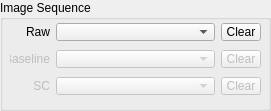
     <widget class="QGroupBox" name="groupBox_8">
      <property name="geometry">
       <rect>
        <x>10</x>
        <y>320</y>
        <width>271</width>
        <height>111</height>
       </rect>
      </property>
      <property name="title">
       <string>Image Sequence</string>
      </property>
      <widget class="QWidget" name="layoutWidget">
       <property name="geometry">
        <rect>
         <x>10</x>
         <y>20</y>
         <width>251</width>
         <height>81</height>
        </rect>
       </property>
       <layout class="QGridLayout">
        <item row="1" column="1" colspan="2">
         <widget class="QComboBox" name="baseline_list_combo">
          <property name="enabled">
           <bool>false</bool>
          </property>
          <property name="sizePolicy">
           <sizepolicy hsizetype="Expanding" vsizetype="Fixed">
            <horstretch>0</horstretch>
            <verstretch>0</verstretch>
           </sizepolicy>
          </property>
          <property name="minimumSize">
           <size>
            <width>0</width>
            <height>18</height>
           </size>
          </property>
          <property name="maximumSize">
           <size>
            <width>16777215</width>
            <height>18</height>
           </size>
          </property>
          <property name="sizeAdjustPolicy">
           <enum>QComboBox::AdjustToContentsOnFirstShow</enum>
          </property>
         </widget>
        </item>
        <item row="2" column="1" colspan="2">
         <widget class="QComboBox" name="sc_list_combo">
          <property name="enabled">
           <bool>false</bool>
          </property>
          <property name="sizePolicy">
           <sizepolicy hsizetype="Expanding" vsizetype="Fixed">
            <horstretch>0</horstretch>
            <verstretch>0</verstretch>
           </sizepolicy>
          </property>
          <property name="minimumSize">
           <size>
            <width>0</width>
            <height>18</height>
           </size>
          </property>
          <property name="maximumSize">
           <size>
            <width>16777215</width>
            <height>18</height>
           </size>
          </property>
         </widget>
        </item>
        <item row="1" column="3">
         <widget class="QToolButton" name="clear_baseline_list_button">
          <property name="enabled">
           <bool>false</bool>
          </property>
          <property name="minimumSize">
           <size>
            <width>40</width>
            <height>18</height>
           </size>
          </property>
          <property name="maximumSize">
           <size>
            <width>40</width>
            <height>18</height>
           </size>
          </property>
          <property name="text">
           <string>Clear</string>
          </property>
         </widget>
        </item>
        <item row="2" column="3">
         <widget class="QToolButton" name="clear_image_list_button">
          <property name="enabled">
           <bool>false</bool>
          </property>
          <property name="minimumSize">
           <size>
            <width>40</width>
            <height>18</height>
           </size>
          </property>
          <property name="maximumSize">
           <size>
            <width>40</width>
            <height>18</height>
           </size>
          </property>
          <property name="text">
           <string>Clear</string>
          </property>
         </widget>
        </item>
        <item row="1" column="0">
         <widget class="QLabel" name="baselineListLabel">
          <property name="enabled">
           <bool>false</bool>
          </property>
          <property name="sizePolicy">
           <sizepolicy hsizetype="Fixed" vsizetype="Fixed">
            <horstretch>0</horstretch>
            <verstretch>0</verstretch>
           </sizepolicy>
          </property>
          <property name="minimumSize">
           <size>
            <width>40</width>
            <height>15</height>
           </size>
          </property>
          <property name="maximumSize">
           <size>
            <width>40</width>
            <height>15</height>
           </size>
          </property>
          <property name="text">
           <string>Baseline</string>
          </property>
          <property name="alignment">
           <set>Qt::AlignRight|Qt::AlignTrailing|Qt::AlignVCenter</set>
          </property>
         </widget>
        </item>
        <item row="2" column="0">
         <widget class="QLabel" name="scListLabel">
          <property name="enabled">
           <bool>false</bool>
          </property>
          <property name="sizePolicy">
           <sizepolicy hsizetype="Fixed" vsizetype="Fixed">
            <horstretch>0</horstretch>
            <verstretch>0</verstretch>
           </sizepolicy>
          </property>
          <property name="minimumSize">
           <size>
            <width>40</width>
            <height>15</height>
           </size>
          </property>
          <property name="maximumSize">
           <size>
            <width>40</width>
            <height>15</height>
           </size>
          </property>
          <property name="text">
           <string>SC</string>
          </property>
          <property name="alignment">
           <set>Qt::AlignRight|Qt::AlignTrailing|Qt::AlignVCenter</set>
          </property>
         </widget>
        </item>
        <item row="0" column="0">
         <widget class="QLabel" name="rawListLabel">
          <property name="sizePolicy">
           <sizepolicy hsizetype="Fixed" vsizetype="Fixed">
            <horstretch>0</horstretch>
            <verstretch>0</verstretch>
           </sizepolicy>
          </property>
          <property name="minimumSize">
           <size>
            <width>40</width>
            <height>15</height>
           </size>
          </property>
          <property name="maximumSize">
           <size>
            <width>40</width>
            <height>15</height>
           </size>
          </property>
          <property name="text">
           <string>Raw</string>
          </property>
          <property name="alignment">
           <set>Qt::AlignRight|Qt::AlignTrailing|Qt::AlignVCenter</set>
          </property>
         </widget>
        </item>
        <item row="0" column="1" colspan="2">
         <widget class="QComboBox" name="raw_list_combo">
          <property name="minimumSize">
           <size>
            <width>0</width>
            <height>18</height>
           </size>
          </property>
          <property name="maximumSize">
           <size>
            <width>16777215</width>
            <height>18</height>
           </size>
          </property>
         </widget>
        </item>
        <item row="0" column="3">
         <widget class="QToolButton" name="clear_raw_list_button">
          <property name="minimumSize">
           <size>
            <width>40</width>
            <height>18</height>
           </size>
          </property>
          <property name="maximumSize">
           <size>
            <width>40</width>
            <height>18</height>
           </size>
          </property>
          <property name="text">
           <string>Clear</string>
          </property>
         </widget>
        </item>
       </layout>
      </widget>
     </widget>
